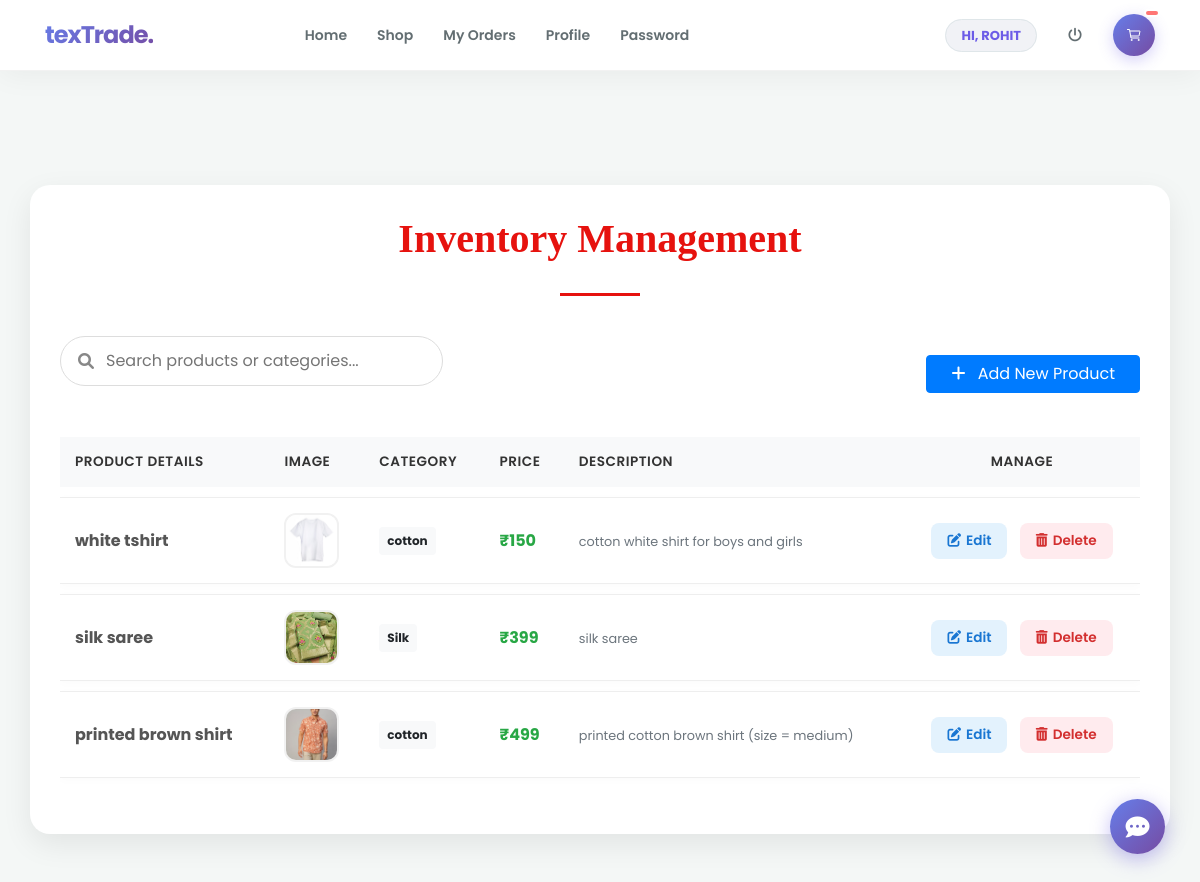
/admin_view_product (signed in), run on an earlier commit of the app's database.
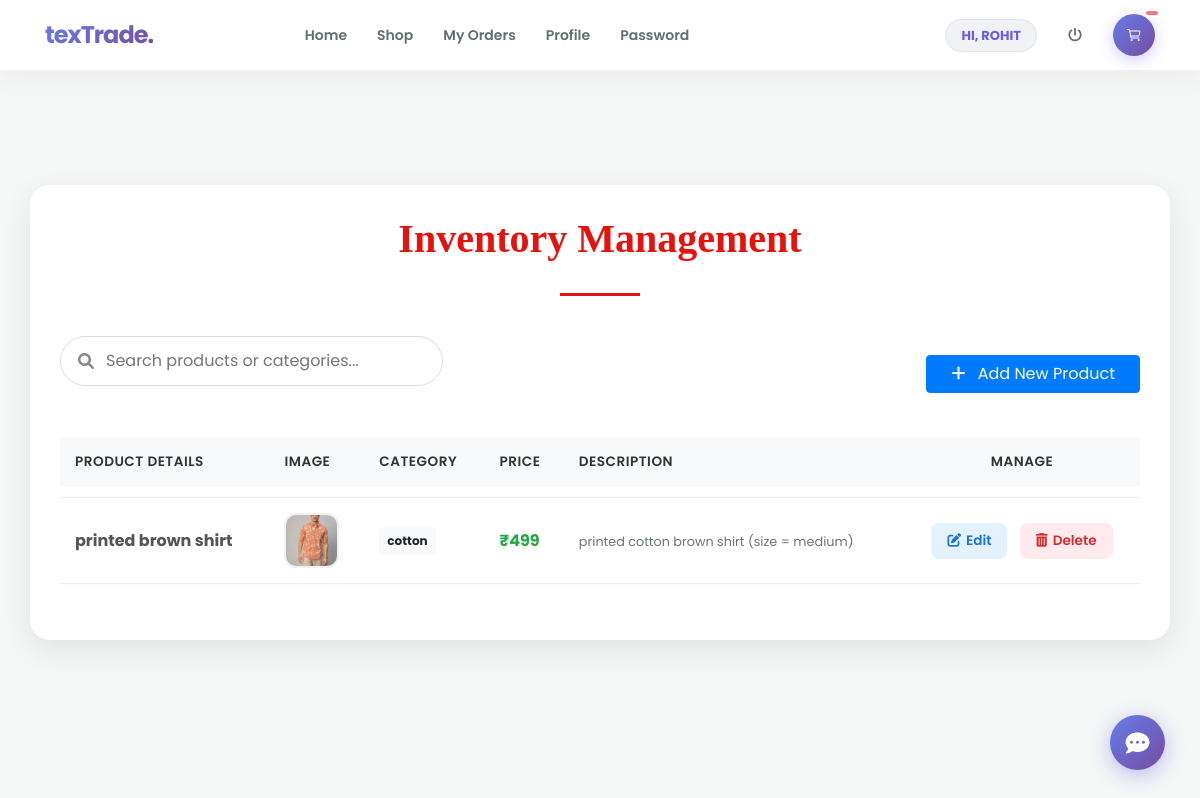
And on a later commit of the database.
### textiles/models.py (models this page shows, shortened)
class Product(models.Model):
    id = models.AutoField(primary_key=True)
    category = models.ForeignKey(Category, on_delete=models.CASCADE, null=True)
    vendor = models.ForeignKey(Vendor, on_delete=models.CASCADE, null=True)
    image = models.FileField(upload_to='images/', null=True)
    name = models.CharField(max_length=30, null=True)
    price = models.IntegerField(null=True)
    desc = models.TextField(null=True)

class Category(models.Model):
    id = models.AutoField(primary_key=True)
    name = models.CharField(max_length=30, null=True)

### textiles/views.py (the view)
# urls.py: path('admin_view_product', Admin_View_product, name='admin_view_product'),
def Admin_View_product(request):
    if not request.user.is_authenticated:
        return redirect('login_admin')
    pro = Product.objects.all()
    d = {'pro':pro}
    return render(request,'admin_view_product.html',d)

### textiles/templates/admin_view_product.html (shortened to what this page needs)
{% extends 'navigation.html' %}
{% block body %}
{% load static %}
<link rel="stylesheet" href="https://cdnjs.cloudflare.com/ajax/libs/font-awesome/6.0.0/css/all.min.css">
<div class="container table-container">
    <div class="text-center">
        <h2 class="page-title">Inventory Management</h2>
        <hr style="width: 80px; border-top: 3px solid #E6120E; margin-bottom: 40px;">
    </div>
    <div class="d-flex justify-content-between align-items-center mb-3">
        <div class="search-wrapper">
            <i class="fas fa-search search-icon"></i>
            <input type="text" id="productSearch" class="search-input" placeholder="Search products or categories...">
        </div>
        <a href="{% url 'add_product' %}" class="btn btn-primary rounded-pill px-4">
            <i class="fas fa-plus mr-2"></i> Add New Product
        </a>
    </div>
    <div class="table-responsive">
        <table class="table custom-table" id="myTable">
            <thead>
                <tr>
                    <th>Product Details</th>
                    <th>Image</th>
                    <th>Category</th>
                    <th>Price</th>
                    <th>Description</th>
                    <th class="text-center">Manage</th>
                </tr>
            </thead>
            <tbody id="tableBody">
                {% for i in pro %}
                <tr>
                    <td class="font-weight-bold">{{ i.name }}</td>
                    <td>
                        <img src="{{ i.image.url }}" alt="{{ i.name }}" class="product-img-circle"
                >
                    </td>
                    <td><span class="badge badge-light p-2">{{ i.category.name }}</span></td>
                    <td class="text-success font-weight-bold">₹{{ i.price }}</td>
                    <td><small class="text-muted">{{ i.desc|truncatechars:50 }}</small></td>
                    <td class="text-center">
                        <a href="{% url 'edit_product' i.id %}" class="text-decoration-none">
                            <button class="btn-action btn-edit"><i class="fas fa-edit"></i> Edit</button>
                        </a>
                        <a href="{% url 'delete_product' i.id %}" onclick="return confirm('Are you sure you want to delete this product?')" class="text-decoration-none ml-2">
                            <button class="btn-action btn-delete"><i class="fas fa-trash-alt"></i> Delete</button>
                        </a>
                    </td>
                </tr>
                {% endfor %}
            </tbody>
        </table>
    </div>
</div>
{% endblock %}

### textiles/templates/navigation.html (shortened to what this page needs)
<!DOCTYPE html>
<html lang="en">
<head>
    {% load static %}
    <link rel="stylesheet" href="https://maxcdn.bootstrapcdn.com/bootstrap/4.0.0/css/bootstrap.min.css">
    <link rel="stylesheet" href="https://cdnjs.cloudflare.com/ajax/libs/font-awesome/6.4.0/css/all.min.css">
</head>
<body>
<nav class="navbar navbar-expand-lg fixed-top">
    <div class="container">
        <a class="navbar-brand" href="{% url 'home' %}">texTrade.</a>
        <div class="collapse navbar-collapse" id="mainNavbar">
            <ul class="navbar-nav mx-auto">
                {% if request.user.is_superuser %}
                    <li class="nav-item"><a class="nav-link" href="{% url 'admin_home' %}">Dashboard</a></li>
                    <li class="nav-item"><a class="nav-link" href="{% url 'view_user' %}">Users</a></li>
                    <li class="nav-item"><a class="nav-link" href="{% url 'view_vendors' %}">Vendors</a></li>
                     <li class="nav-item"><a class="nav-link" href="{% url 'admin_viewBooking' %}">Orders</a></li>
                    <li class="nav-item dropdown">
                        <a class="nav-link dropdown-toggle" href="#" data-toggle="dropdown">Catalog</a>
                        <div class="dropdown-menu">
                            <a class="dropdown-item" href="{% url 'admin_view_product' %}">View Products</a>
                            <div class="dropdown-divider"></div>
                            <a class="dropdown-item" href="{% url 'add_categary' %}">Add Category</a>
                            <a class="dropdown-item" href="{% url 'view_categary' %}">View Categories</a>
                        </div>
                    </li>
                    <li class="nav-item"><a class="nav-link" href="{% url 'admin_profile' %}">Profile</a></li>
                {% elif request.user.is_staff and not request.user.is_superuser %}
                    <li class="nav-item"><a class="nav-link" href="{% url 'vendor_home' %}">Vendor Home</a></li>
                    <li class="nav-item"><a class="nav-link" href="{% url 'vendor_edit_profile' %}">Profile</a></li>
                    <li class="nav-item"><a class="nav-link" href="{% url 'vendor_change_password' %}">Security</a></li>
                {% elif request.user.username %}
                    <li class="nav-item"><a class="nav-link" href="{% url 'home' %}">Home</a></li>
                    <li class="nav-item"><a class="nav-link" href="{% url 'view_product' 0 %}">Shop</a></li>
                    <li class="nav-item"><a class="nav-link" href="{% url 'view_booking' %}">My Orders</a></li>
                    <li class="nav-item"><a class="nav-link" href="{% url 'profile' %}">Profile </a></li>
                    <li class="nav-item"><a class="nav-link" href="{% url 'change_password' %}">Password</a></li>
                {% else %}
                    <li class="nav-item"><a class="nav-link" href="{% url 'home' %}">Home</a></li>
                    <li class="nav-item"><a class="nav-link" href="{% url 'about' %}">About</a></li>
                    <li class="nav-item"><a class="nav-link" href="{% url 'contact' %}">Contact</a></li>
                {% endif %}
            </ul>
            <ul class="navbar-nav ml-auto align-items-center">
                {% if request.user.is_authenticated %}
                    <li class="nav-item mr-3">
                        <span class="welcome-badge">HI, {{ request.user.username }}</span>
                    </li>
                    <li class="nav-item">
                        <a class="nav-link text-danger" href="{% url 'logout' %}"><i class="fas fa-power-off"></i></a>
                    </li>
                {% else %}
                    <li class="nav-item"><a class="nav-link" href="{% url 'login' %}">User Login</a></li>
                    <li class="nav-item"><a class="nav-link" href="{% url 'login_admin' %}">Admin Login</a></li>
                    <li class="nav-item ml-lg-2"><a class="nav-link btn-vendor" href="{% url 'loginvender' %}">Vendor Login</a></li>
                {% endif %}
                {% if request.user.username and not request.user.is_staff %}
                    <li class="nav-item ml-lg-3">
                        <a href="{% url 'cart' %}" class="cart-circle">
                            <ion-icon name="cart-outline"></ion-icon>
                            <span class="cart-count">{{ num1 }}</span>
                        </a>
                    </li>
                {% endif %}
            </ul>
        </div>
    </div>
</nav>
{% block body %}
{% endblock %}
{% if request.user.is_authenticated  %}
<button class="chatbot-toggler" onclick="document.body.classList.toggle('show-chatbot')">
    <i class="fas fa-comment-dots"></i>
</button>
{% endif %}
</body>
</html>

### textiles/templates/navigation.html (style rules this page uses)
:root { --glass-bg: rgba(255, 255, 255, 0.95); --main-gradient: linear-gradient(135deg, #667eea 0%, #764ba2 100%); --text-dark: #2d3436; --accent-purple: #6c5ce7; }
body { font-family: 'Outfit', sans-serif; background-color: #ffffff; color: var(--text-dark); padding-top: 85px; }
.navbar { background: var(--glass-bg) !important; backdrop-filter: blur(10px); border-bottom: 1px solid rgba(0,0,0,0.05); box-shadow: 0 4px 30px rgba(0, 0, 0, 0.05); padding: 12px 0; }
.navbar-brand { font-weight: 700; font-size: 24px; background: var(--main-gradient); -webkit-background-clip: text; -webkit-text-fill-color: transparent; letter-spacing: -1px; }
.nav-link { color: #636e72 !important; font-weight: 600; font-size: 14px; margin: 0 3px; padding: 8px 12px !important; border-radius: 10px; transition: 0.2s; }
.welcome-badge { background: #f1f2f6; padding: 6px 15px; border-radius: 50px; font-size: 13px; font-weight: 700; color: var(--accent-purple); border: 1px solid #dfe6e9; text-transform: uppercase; }
.cart-circle { background: var(--main-gradient); color: white !important; width: 42px; height: 42px; display: flex; align-items: center; justify-content: center; border-radius: 50%; position: relative; box-shadow: 0 4px 15px rgba(108, 92, 231, 0.3); }
.cart-count { position: absolute; top: -5px; right: -5px; background: #ff7675; color: white; font-size: 10px; padding: 2px 6px; border-radius: 10px; border: 2px solid white; }
.chatbot-toggler { position: fixed; bottom: 30px; right: 35px; outline: none; border: none; height: 55px; width: 55px; display: flex; cursor: pointer; align-items: center; justify-content: center; border-radius: 50%; background: var(--main-gradient); transition: all 0.2s ease; box-shadow: 0 5px 20px rgba(108, 92, 231, 0.4); z-index: 1000; }
.chatbot-toggler i { color: #fff; position: absolute; font-size: 24px; }

### textiles/templates/admin_view_product.html (style rules this page uses)
body { background-color: #f4f7f6; font-family: 'Poppins', sans-serif; }
.table-container { margin: 100px auto 50px; max-width: 95%; background: #ffffff; padding: 30px; border-radius: 20px; box-shadow: 0 10px 30px rgba(0, 0, 0, 0.08); }
.page-title { font-family: 'Monotype Corsiva', cursive; color: #E6120E; font-weight: bold; font-size: 2.5rem; margin-bottom: 30px; }
.search-wrapper { position: relative; margin-bottom: 25px; max-width: 400px; }
.search-input { width: 100%; padding: 12px 20px 12px 45px; border-radius: 30px; border: 1px solid #ddd; transition: all 0.3s ease; }
.search-icon { position: absolute; left: 18px; top: 50%; transform: translateY(-50%); color: #888; }
.custom-table { border-collapse: separate; border-spacing: 0 10px; width: 100%; }
.custom-table thead th { background-color: #f8f9fa; color: #333; font-weight: 600; text-transform: uppercase; font-size: 0.85rem; padding: 15px; border: none; letter-spacing: 0.5px; }
.custom-table tbody tr { background-color: #fff; box-shadow: 0 2px 10px rgba(0,0,0,0.02); transition: transform 0.2s; }
.custom-table td { padding: 15px; vertical-align: middle; border-top: 1px solid #eee; border-bottom: 1px solid #eee; color: #555; }
.product-img-circle { width: 55px; height: 55px; object-fit: cover; border-radius: 12px; border: 2px solid #f1f1f1; }
.btn-action { padding: 8px 16px; border-radius: 8px; font-weight: 600; font-size: 0.85rem; transition: 0.3s; border: none; display: inline-flex; align-items: center; gap: 5px; }
.btn-edit { background-color: #e3f2fd; color: #1976d2; }
.btn-delete { background-color: #ffebee; color: #d32f2f; }

What changed in the data, as far as the page shows it:
removed Product: name "white tshirt", image (picture), category.name "cotton", price "150", desc "cotton white shirt for boys and girls"
removed Product: name "silk saree", image (picture), category.name "Silk", price "399", desc "silk saree"
